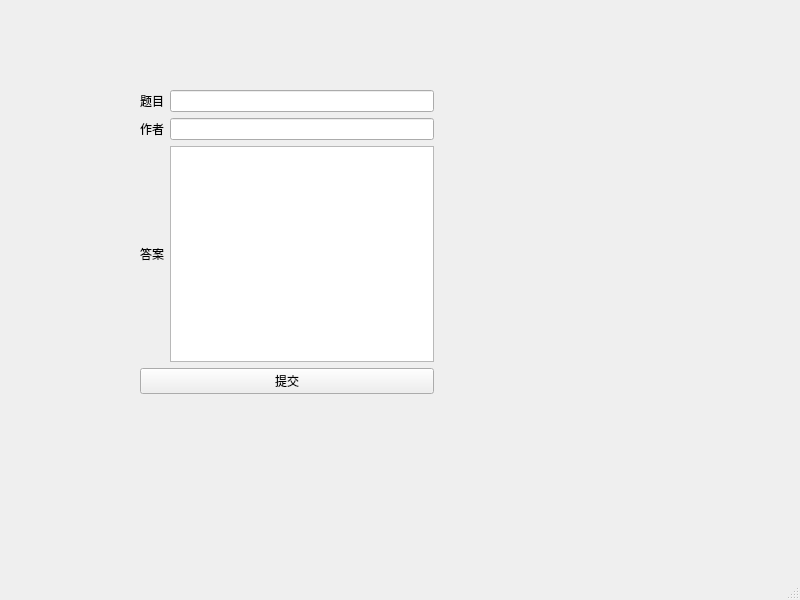
<?xml version="1.0" encoding="UTF-8"?>
<ui version="4.0">
 <class>MainWindow</class>
 <widget class="QMainWindow" name="MainWindow">
  <property name="geometry">
   <rect>
    <x>0</x>
    <y>0</y>
    <width>800</width>
    <height>600</height>
   </rect>
  </property>
  <property name="windowTitle">
   <string>MainWindow</string>
  </property>
  <widget class="QWidget" name="centralwidget">
   <widget class="QWidget" name="">
    <property name="geometry">
     <rect>
      <x>140</x>
      <y>90</y>
      <width>294</width>
      <height>304</height>
     </rect>
    </property>
    <layout class="QVBoxLayout" name="verticalLayout">
     <item>
      <layout class="QHBoxLayout" name="horizontalLayout">
       <item>
        <widget class="QLabel" name="label">
         <property name="text">
          <string>题目</string>
         </property>
        </widget>
       </item>
       <item>
        <widget class="QLineEdit" name="lineEdit"/>
       </item>
      </layout>
     </item>
     <item>
      <layout class="QHBoxLayout" name="horizontalLayout_2">
       <item>
        <widget class="QLabel" name="label_2">
         <property name="text">
          <string>作者</string>
         </property>
        </widget>
       </item>
       <item>
        <widget class="QLineEdit" name="lineEdit_2"/>
       </item>
      </layout>
     </item>
     <item>
      <layout class="QHBoxLayout" name="horizontalLayout_3">
       <item>
        <widget class="QLabel" name="label_3">
         <property name="text">
          <string>答案</string>
         </property>
        </widget>
       </item>
       <item>
        <widget class="QTextBrowser" name="textBrowser"/>
       </item>
      </layout>
     </item>
     <item>
      <layout class="QHBoxLayout" name="horizontalLayout_4">
       <item>
        <widget class="QPushButton" name="pushButton">
         <property name="text">
          <string>提交</string>
         </property>
        </widget>
       </item>
      </layout>
     </item>
    </layout>
   </widget>
  </widget>
  <widget class="QMenuBar" name="menubar">
   <property name="geometry">
    <rect>
     <x>0</x>
     <y>0</y>
     <width>800</width>
     <height>22</height>
    </rect>
   </property>
  </widget>
  <widget class="QStatusBar" name="statusbar"/>
 </widget>
 <tabstops>
  <tabstop>lineEdit</tabstop>
  <tabstop>lineEdit_2</tabstop>
  <tabstop>textBrowser</tabstop>
  <tabstop>pushButton</tabstop>
 </tabstops>
 <resources/>
 <connections>
  <connection>
   <sender>pushButton</sender>
   <signal>clicked()</signal>
   <receiver>MainWindow</receiver>
   <slot>submit()</slot>
   <hints>
    <hint type="sourcelabel">
     <x>293</x>
     <y>395</y>
    </hint>
    <hint type="destinationlabel">
     <x>188</x>
     <y>450</y>
    </hint>
   </hints>
  </connection>
 </connections>
 <slots>
  <slot>submit()</slot>
 </slots>
</ui>
